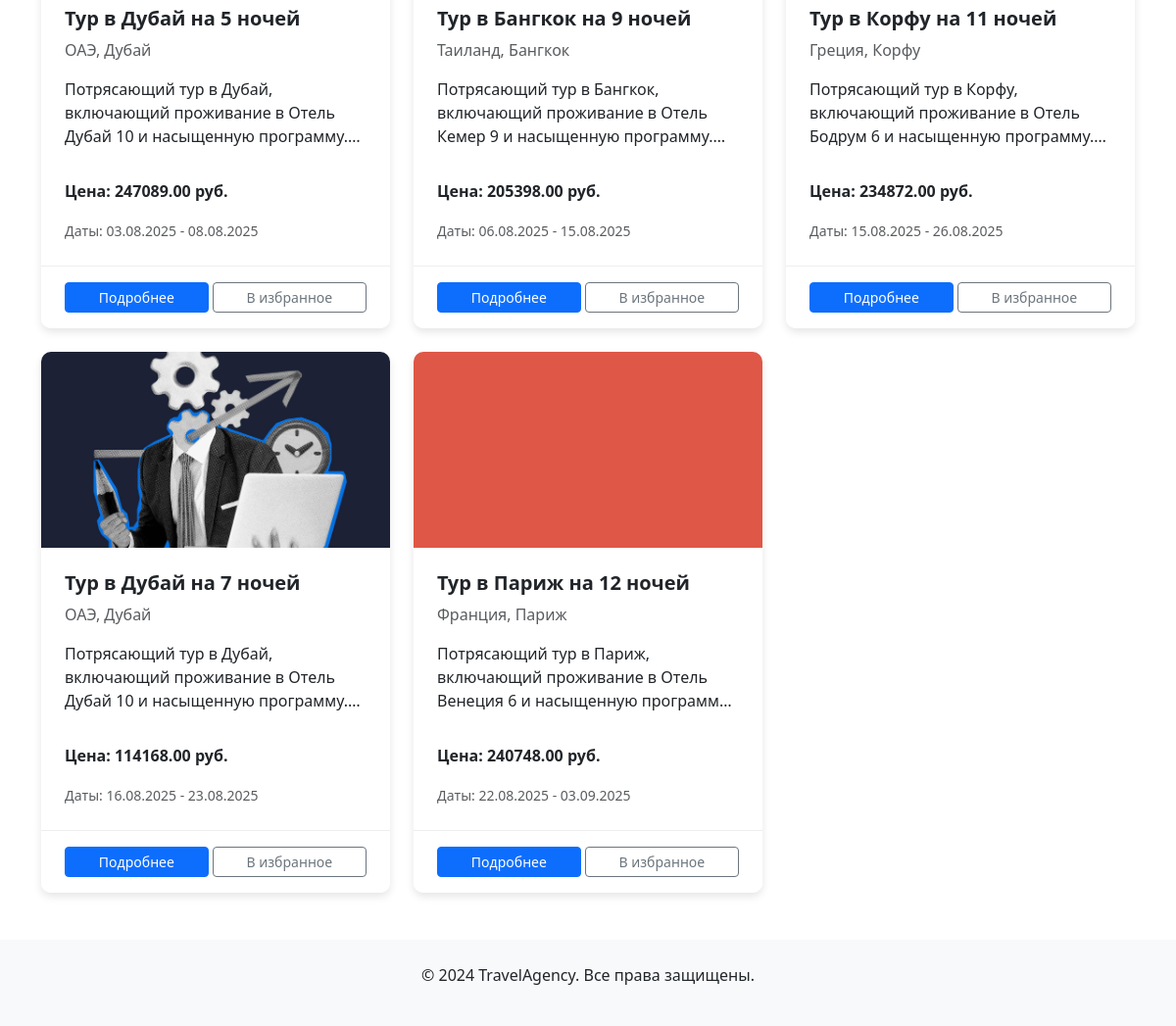
Page /search-results/ (lower part) on the earlier database version.
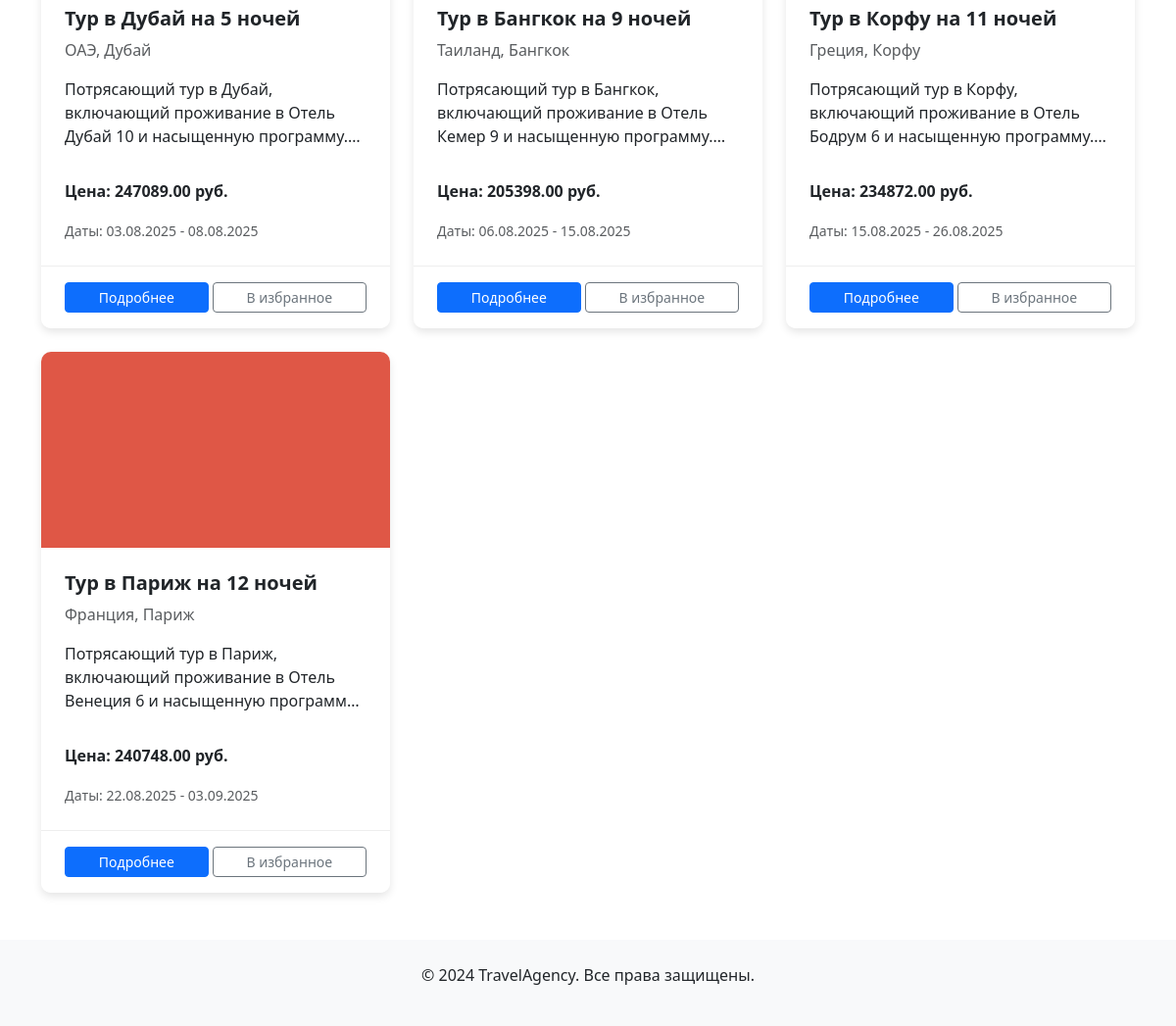
Same page on the later database version.
### tours/models.py (models this page shows, shortened)
class Tour(models.Model):
    TOUR_TYPES = [
        ('beach', 'Пляжный отдых'),
        ('excursion', 'Экскурсионный'),
        ('adventure', 'Приключения'),
        ('ski', 'Горнолыжный'),
        ('cruise', 'Круиз'),
        ('medical', 'Оздоровительный'),
        ('business', 'Деловой'),
        ('other', 'Другое'),
    ]
    title = models.CharField(max_length=200, verbose_name="Название тура")
    country = models.ForeignKey(Country, on_delete=models.SET_NULL, null=True, verbose_name="Страна")
    city = models.ForeignKey(City, on_delete=models.SET_NULL, null=True, verbose_name="Город")
    hotel = models.ForeignKey(Hotel, on_delete=models.SET_NULL, null=True, blank=True, verbose_name="Отель")
    price = models.DecimalField(max_digits=10, decimal_places=2, verbose_name="Цена")
    start_date = models.DateField(verbose_name="Дата начала")
    end_date = models.DateField(verbose_name="Дата окончания")
    duration = models.IntegerField(verbose_name="Продолжительность (дни)")
    available_slots = models.IntegerField(verbose_name="Доступные места")
    tour_type = models.CharField(max_length=50, choices=TOUR_TYPES, default='other', verbose_name="Тип тура")
    description = models.TextField(verbose_name="Описание тура")
    main_image = models.ForeignKey(Image, on_delete=models.SET_NULL, null=True, blank=True,
                                   related_name='tours_main_image', verbose_name="Главное изображение")
    images = models.ManyToManyField(Image, blank=True, related_name='tours_gallery', verbose_name="Галерея изображений")
    class Meta:
        verbose_name = "Тур"
        verbose_name_plural = "Туры"
        ordering = ['start_date']

class Country(models.Model):
    name = models.CharField(max_length=100, unique=True, verbose_name="Название страны")
    class Meta:
        verbose_name = "Страна"
        verbose_name_plural = "Страны"
        ordering = ['name']

class City(models.Model):
    name = models.CharField(max_length=100, verbose_name="Название города")
    country = models.ForeignKey(Country, on_delete=models.CASCADE, related_name='cities', verbose_name="Страна")
    class Meta:
        verbose_name = "Город"
        verbose_name_plural = "Города"
        unique_together = ('name', 'country')
        ordering = ['name']

class Image(models.Model):
    image = models.ImageField(upload_to='tour_images/', verbose_name="Файл изображения")
    caption = models.CharField(max_length=255, blank=True, verbose_name="Подпись")
    class Meta:
        verbose_name = "Изображение"
        verbose_name_plural = "Изображения"

### tours/views.py (the view)
# urls.py: path('search-results/', views.search_results, name='search_results'),
def search_results(request):
    country_id = request.GET.get('country')
    city_id = request.GET.get('city')
    start_date = request.GET.get('start_date')
    end_date = request.GET.get('end_date')
    tour_type = request.GET.get('tour_type')
    min_price = request.GET.get('min_price')
    max_price = request.GET.get('max_price')
    tours = Tour.objects.filter(available_slots__gt=0, end_date__gte=date.today()).order_by('start_date')
    if country_id:
        tours = tours.filter(country__id=country_id)
    if city_id:
        tours = tours.filter(city__id=city_id)
    if start_date:
        tours = tours.filter(start_date__gte=start_date)
    if end_date:
        tours = tours.filter(end_date__lte=end_date)
    if tour_type and tour_type != 'all':
        tours = tours.filter(tour_type=tour_type)
    if min_price:
        tours = tours.filter(price__gte=min_price)
    if max_price:
        tours = tours.filter(price__lte=max_price)
    countries = Country.objects.all().order_by('name')
    cities = City.objects.all().order_by('name')
    TOUR_TYPES = Tour.TOUR_TYPES
    context = {
        'tours': tours,
        'countries': countries,
        'cities': cities,
        'TOUR_TYPES': TOUR_TYPES,
        'selected_country': country_id,
        'selected_city': city_id,
        'selected_start_date': start_date,
        'selected_end_date': end_date,
        'selected_tour_type': tour_type,
        'selected_min_price': min_price,
        'selected_max_price': max_price,
    }
    return render(request, 'tours/search_results.html', context)

### tours/templates/tours/search_results.html (shortened to what this page needs)
{% load static %}
<!DOCTYPE html>
<html lang="ru">
<head>
    <link href="https://cdn.jsdelivr.net/npm/bootstrap@5.3.0/dist/css/bootstrap.min.css" rel="stylesheet">
</head>
<body>
    <main class="container my-5">
        <div class="row row-cols-1 row-cols-md-2 row-cols-lg-3 g-4">
            {% if tours %}
                {% for tour in tours %}
                <div class="col">
                    <div class="card tour-card">
                        {% if tour.main_image %}
                            <img src="{{ tour.main_image.image.url }}" class="card-img-top" alt="{{ tour.title }}">
                        {% else %}
                            <img src="https://via.placeholder.com/400x200?text=Нет+фото" class="card-img-top" alt="Нет фото">
                        {% endif %}
                        <div class="card-body d-flex flex-column">
                            <h5 class="card-title"><a href="{% url 'tour_detail' tour.pk %}" class="text-decoration-none text-dark">{{ tour.title }}</a></h5>
                            <p class="card-text text-muted">{{ tour.country.name }}, {{ tour.city.name }}</p>
                            <p class="card-text">{{ tour.description|truncatechars:100 }}</p>
                            <div class="mt-auto pt-3">
                                <p class="card-text fw-bold">Цена: {{ tour.price }} руб.</p>
                                <p class="card-text"><small class="text-muted">Даты: {{ tour.start_date|date:"d.m.Y" }} - {{ tour.end_date|date:"d.m.Y" }}</small></p>
                            </div>
                        </div>
                        <div class="card-footer">
                            <div class="d-flex justify-content-between align-items-center">
                                <a href="{% url 'tour_detail' tour.pk %}" class="btn btn-primary btn-sm me-1 flex-grow-1">Подробнее</a>
                                <button class="btn btn-outline-secondary btn-sm flex-grow-1">
                                     В избранное
                                </button>
                            </div>
                        </div>
                    </div>
                </div>
                {% endfor %}
            {% else %}
                <p class="text-center col-12">По вашему запросу туров не найдено.</p>
            {% endif %}
        </div>
    </main>
    <footer class="bg-light text-center py-4 mt-5">
        <p>&copy; 2024 TravelAgency. Все права защищены.</p>
    </footer>
</body>
</html>

Differences in the rows shown:
removed Tour: main_image.image (picture), title "Тур в Дубай на 7 ночей", country.name "ОАЭ", city.name "Дубай", description "Потрясающий тур в Дубай, включающий проживание в Отель Дубай 10 и насыщенную…", price "114168.00", start_date "16.08.2025", end_date "23.08.2025"
